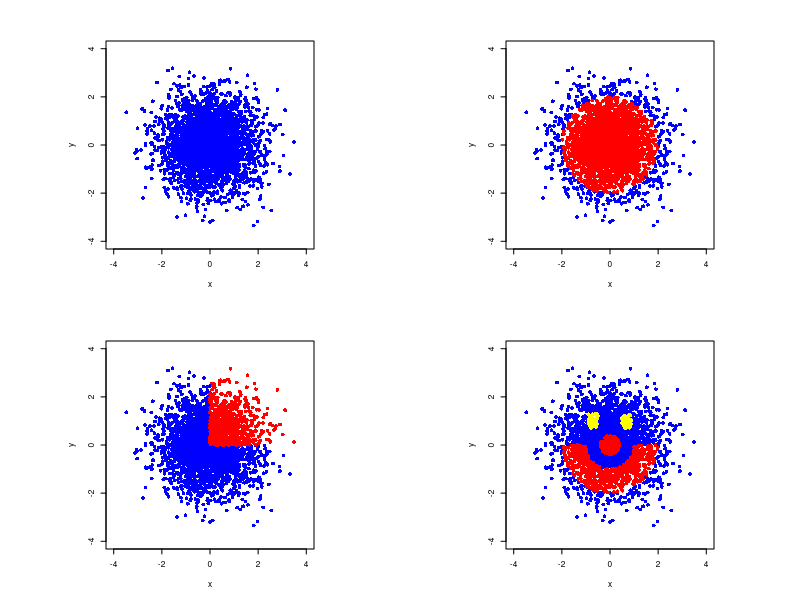

The R source for this figure:
rm(list=ls())

N <- 3000
x <- rnorm(N)
y <- rnorm(N)
r <- sqrt(x^2 + y^2)

par(pty="s", mfrow=c(2,2), cex=0.5)

# Plot 1
plot(x, y, xlim=c(-4,4), ylim=c(-4,4), pch=16, col="blue")

scan()

# Plot 2
plot(x, y, xlim=c(-4,4), ylim=c(-4,4), pch=16, col="blue")
p <- which(r <= 2.0)
points(x[p], y[p], pch=16, col="red")

scan()

# Plot 3
plot(x, y, xlim=c(-4,4), ylim=c(-4,4), pch=16, col="blue")
p <- which(x>0 & y>0)
points(x[p], y[p], pch=16, col="red")

scan()

# Plot 4
plot(x, y, xlim=c(-4,4), ylim=c(-4,4), pch=16, col="blue")
p <- which(r>1.0 & r<2.0 & y<0 | r<0.4)
points(x[p], y[p], pch=16, col="red")
p <- which( abs(abs(x)-0.7)<0.2 & abs(y-1)<0.3 )
points(x[p], y[p], pch=16, col="yellow")

